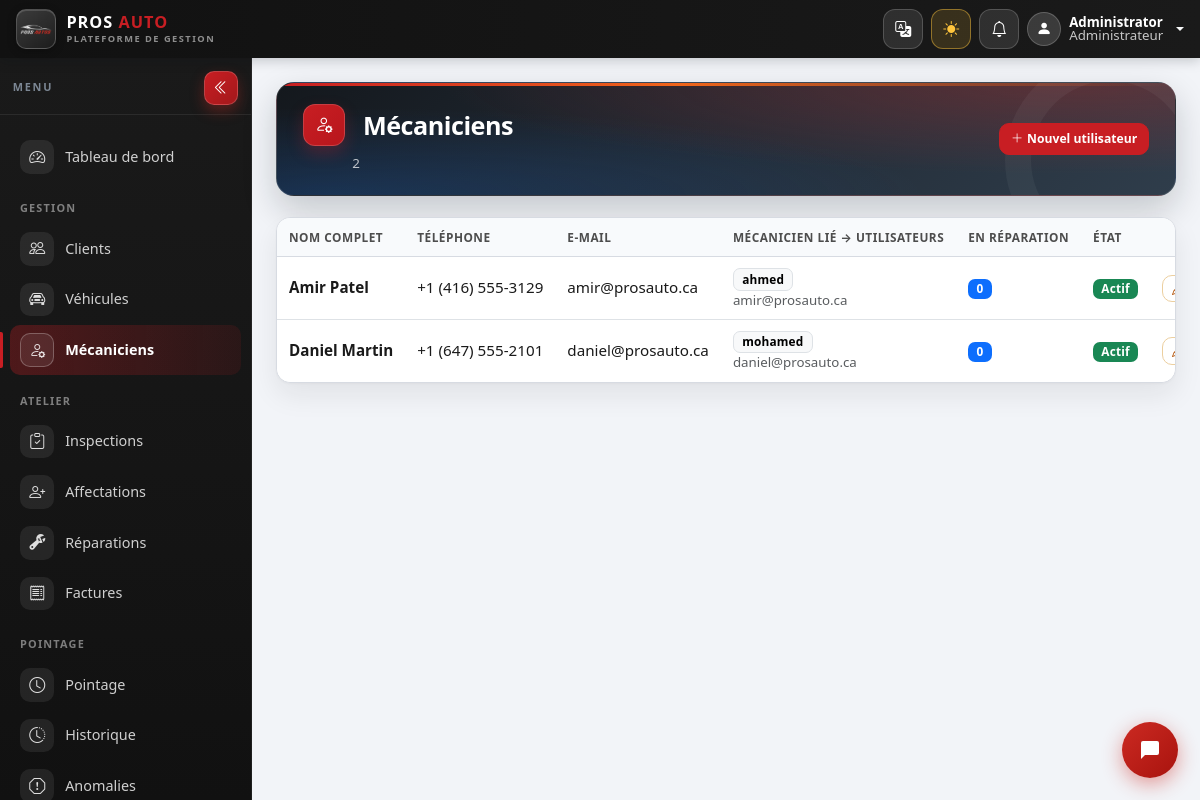
Screenshot of /admin/mechanics/index.php (signed in) with the database file from the repository.
### tables this page shows
CREATE TABLE users (
  id INT UNSIGNED NOT NULL AUTO_INCREMENT,
  full_name VARCHAR(100) NOT NULL,
  username VARCHAR(50) NOT NULL,
  nom_complet VARCHAR(150) NOT NULL DEFAULT '',
  email VARCHAR(120) NOT NULL,
  password VARCHAR(255) NOT NULL,
  role ENUM('admin','mechanic') NOT NULL DEFAULT 'mechanic',
  mechanic_id INT UNSIGNED NULL,
  is_active TINYINT(1) NOT NULL DEFAULT 1,
  last_login_at DATETIME NULL,
  created_at DATETIME NOT NULL DEFAULT CURRENT_TIMESTAMP,
  PRIMARY KEY (id),
  UNIQUE KEY uq_users_username (username),
  UNIQUE KEY uq_users_email (email),
  INDEX idx_users_role (role),
  INDEX idx_users_mechanic (mechanic_id),
  CONSTRAINT fk_users_mechanic FOREIGN KEY (mechanic_id)
    REFERENCES mechanics(id) ON DELETE SET NULL
);

CREATE TABLE mechanics (
  id INT UNSIGNED NOT NULL AUTO_INCREMENT,
  full_name VARCHAR(100) NOT NULL,
  phone VARCHAR(30) NULL,
  email VARCHAR(120) NULL,
  hire_date DATE NULL,
  is_active TINYINT(1) NOT NULL DEFAULT 1,
  created_at DATETIME NOT NULL DEFAULT CURRENT_TIMESTAMP,
  PRIMARY KEY (id),
  INDEX idx_mechanics_name (full_name),
  INDEX idx_mechanics_active (is_active)
);

### includes/functions.php (called while the page is built, shortened)
<?php
require_once __DIR__ . '/../config/config.php';
require_once __DIR__ . '/../config/database.php';
function current_lang(): string
{
    return $_SESSION['app_lang'] ?? 'fr';
}
function &lang_table(): array
{
    static $table = null;
    if ($table === null) {
        $file = __DIR__ . '/lang/' . current_lang() . '.php';
        $table = is_file($file) ? require $file : require __DIR__ . '/lang/fr.php';
    }
    return $table;
}
function t(string $key, ...$params): string
{
    $table = lang_table();
    $text = $table[$key] ?? $table['common.' . $key] ?? $key;
    return $text;
}
function e(?string $value): string
{
    return htmlspecialchars((string) $value, ENT_QUOTES, 'UTF-8');
}
function app_url(string $path = ''): string
{
    $url = app_base_url() . '/' . ltrim($path, '/');
    return $url;
}
function asset_url(string $path): string
{
    $url  = app_url($path);
    $file = __DIR__ . '/../' . ltrim($path, '/');
    $v    = is_file($file) ? (string) filemtime($file) : null;
    return $v === null ? $url : $url . '?v=' . $v;
}
function current_user(): ?array
{
    static $cachedId = null;
    static $cachedUser = null;
    $id = (int) ($_SESSION['user_id'] ?? 0);
    if ($cachedId !== $id) {
        $cachedId   = $id;
        $cachedUser = $id > 0
            ? fetch_one("SELECT * FROM users WHERE id = ? AND is_active = 1", [$id])
            : null;
    }
    return $cachedUser;
}
function is_logged_in(): bool
{
    return current_user() !== null;
}
function home_url(): string
{
    $u = current_user();
    return ($u && $u['role'] === 'admin') ? 'admin/dashboard.php' : 'mechanic/dashboard.php';
}
function locale_id(): string
{
    return current_lang() === 'fr' ? 'fr-FR' : 'en-GB';
}
function role_label(string $role): string
{
    return $role === 'admin' ? t('role.admin') : t('role.mechanic');
}

### config/config.php (called while the page is built, shortened)
<?php
function app_base_url(): string
{
    $rootFs  = str_replace('\\', '/', (string) realpath(dirname(__DIR__)));
    $docRoot = str_replace('\\', '/', (string) realpath((string) ($_SERVER['DOCUMENT_ROOT'] ?? '')));
    if ($docRoot !== '' && $rootFs !== '' && str_starts_with($rootFs, $docRoot)) {
        $base = substr($rootFs, strlen($docRoot));
        return rtrim($base, '/');
    }
    $dir = str_replace('\\', '/', dirname($_SERVER['SCRIPT_NAME'] ?? '/'));
    return $dir === '/' ? '' : $dir;
}

### config/database.php (called while the page is built, shortened)
<?php
function db(): PDO
{
    static $pdo = null;
    if ($pdo === null) {
        $dsn = 'mysql:host=' . DB_HOST . ';dbname=' . DB_NAME . ';charset=' . DB_CHARSET;
        try {
            $pdo = new PDO($dsn, DB_USER, DB_PASS, [
                PDO::ATTR_ERRMODE            => PDO::ERRMODE_EXCEPTION,
                PDO::ATTR_DEFAULT_FETCH_MODE => PDO::FETCH_ASSOC,
                PDO::ATTR_EMULATE_PREPARES   => false,
            ]);
            $pdo->exec("SET time_zone = 'SYSTEM'");
        } catch (PDOException $e) {
            http_response_code(500);
            if (APP_DEBUG) {
                exit('Erreur de connexion à la base de données : '
                    . htmlspecialchars($e->getMessage(), ENT_QUOTES, 'UTF-8')
                    . '<br>Vérifiez <code>config/database.php</code> et importez <code>database.sql</code>.');
            }
            exit('Service momentanément indisponible.');
        }
    }
    return $pdo;
}
function fetch_all(string $sql, array $params = []): array
{
    try {
        $st = db()->prepare($sql);
        $st->execute($params);
        return $st->fetchAll();
    } catch (PDOException $e) {
        if (is_missing_schema_error($e)) {
            error_log('[garage] schema missing on SELECT: ' . $e->getMessage());
            return [];
        }
        throw $e;
    }
}
function fetch_one(string $sql, array $params = [])
{
    try {
        $st = db()->prepare($sql);
        $st->execute($params);
        $row = $st->fetch();
        return $row === false ? null : $row;
    } catch (PDOException $e) {
        if (is_missing_schema_error($e)) {
            error_log('[garage] schema missing on SELECT ONE: ' . $e->getMessage());
            return null;
        }
        throw $e;
    }
}

### includes/auth.php (called while the page is built, shortened)
<?php
require_once __DIR__ . '/../config/config.php';
require_once __DIR__ . '/../config/database.php';
require_once __DIR__ . '/functions.php';
if (is_logged_in() && is_mechanic() && !ip_approved_for_user(current_user_id(), client_ip())) {
    $_SESSION = [];
    if (ini_get('session.use_cookies')) {
        $p = session_get_cookie_params();
        setcookie(session_name(), '', time() - 42000, $p['path'], $p['domain'], $p['secure'], $p['httponly'], true);
    }
    session_destroy();
    session_start();
    $_SESSION['app_lang'] = current_lang();
    header('Location: ' . app_url('auth/login.php?reason=ip_unapproved'), true, 303);
    exit;
}

### admin/mechanics/index.php (the view, shortened to what this page needs)
<?php
require_once __DIR__ . '/../../includes/auth.php';
$rows = fetch_all(
    "SELECT m.*, u.id user_id, u.username, u.email user_email, u.is_active user_active,
            (SELECT COUNT(*) FROM vehicles v WHERE v.mechanic_id = m.id AND v.status = 'en_reparation') nb_active
     FROM mechanics m
     LEFT JOIN users u ON u.mechanic_id = m.id
     ORDER BY m.full_name"
);
require __DIR__ . '/../../includes/header.php';
?>
<div class="page-title">
  <div>
    <h1><i class="bi bi-person-gear me-2 text-danger"></i><?= e(t('nav.mechanics')) ?></h1>
    <div class="subtitle"><?= count($rows) ?></div>
  </div>
  <button class="btn btn-danger" data-bs-toggle="modal" data-bs-target="#mechModal"><i class="bi bi-plus-lg me-1"></i><?= e(t('users.add')) ?></button>
</div>
<div class="card">
  <div class="table-responsive">
    <table class="table table-hover align-middle mb-0">
      <thead>
        <tr>
          <th><?= e(t('users.full_name')) ?></th><th><?= e(t('clients.phone')) ?></th><th><?= e(t('clients.email')) ?></th>
          <th><?= e(t('users.mechanic_link')) ?> → <?= e(t('nav.users')) ?></th><th><?= e(t('status.en_reparation')) ?></th>
          <th><?= e(t('common.status')) ?></th><th class="text-end"><?= e(t('common.actions')) ?></th>
        </tr>
      </thead>
      <tbody>
        <?php foreach ($rows as $m): ?>
          <tr>
            <td class="fw-semibold"><?= e($m['full_name']) ?></td>
            <td><?= e($m['phone'] ?: '—') ?></td>
            <td><?= e($m['email'] ?: '—') ?></td>
            <td>
              <?php if ($m['user_id']): ?>
                <span class="badge text-bg-light border"><?= e($m['username']) ?></span>
                <div class="small text-muted"><?= e($m['user_email']) ?></div>
              <?php else: ?>
                <span class="badge text-bg-warning"><?= e(t('common.none')) ?></span>
              <?php endif; ?>
            </td>
            <td><span class="badge text-bg-primary"><?= (int) $m['nb_active'] ?></span></td>
            <td>
              <?php if ($m['is_active']): ?>
                <span class="badge text-bg-success"><?= e(t('users.active')) ?></span>
              <?php else: ?>
                <span class="badge text-bg-secondary"><?= e(t('users.inactive')) ?></span>
              <?php endif; ?>
            </td>
            <td class="text-end text-nowrap">
              <button class="btn btn-outline-warning" type="button"
                      data-bs-toggle="modal" data-bs-target="#mechModal"
                      data-id="<?= (int) $m['id'] ?>" data-name="<?= e($m['full_name']) ?>"
                      data-phone="<?= e($m['phone'] ?? '') ?>" data-email="<?= e($m['email'] ?? '') ?>"
                      data-hire_date="<?= e($m['hire_date'] ?? '') ?>"
                      data-active="<?= (int) $m['is_active'] ?>">
                <i class="bi bi-pencil"></i>
              </button>
            </td>
          </tr>
        <?php endforeach; ?>
      </tbody>
    </table>
  </div>
</div>
<?php require __DIR__ . '/../../includes/footer.php'; ?>

### includes/header.php (shortened to what this page needs)
<?php
$u = current_user();
?><!doctype html>
<html lang="<?= e(current_lang()) ?>">
<head>
<link rel="stylesheet" href="<?= e(asset_url('assets/vendor/bootstrap/bootstrap.min.css')) ?>">
<link rel="stylesheet" href="<?= e(asset_url('assets/vendor/bootstrap-icons/bootstrap-icons.css')) ?>">
<link rel="stylesheet" href="<?= e(asset_url('assets/css/style.css')) ?>">
</head>
<body class="app-body" data-locale="<?= e(locale_id()) ?>">
<nav class="navbar navbar-dark app-navbar sticky-top">
  <div class="container-fluid px-3">
    <a class="navbar-brand brand-block" href="<?= e(app_url(home_url())) ?>">
      <span class="brand-logo-wrap">
        <img src="<?= e(app_url('assets/images/logo.png')) ?>" alt="PROS AUTO" class="brand-logo">
      </span>
      <span class="brand-text d-none d-sm-flex">
        <span class="brand-name">PROS <strong>AUTO</strong></span>
        <span class="brand-tagline"><?= e(t('app.tagline')) ?></span>
      </span>
    </a>
    <div class="d-flex align-items-center gap-2 ms-auto">
      <div class="dropdown">
        <button class="icon-btn" type="button" data-bs-toggle="dropdown" aria-expanded="false"
                aria-label="<?= e(t('nav.language')); ?>" title="<?= e(t('nav.language')); ?>">
          <i class="bi bi-translate"></i>
        </button>
      </div>
      <button id="themeToggle" class="icon-btn" type="button" aria-label="<?= e(t('nav.theme')); ?>" title="<?= e(t('nav.theme')); ?>">
        <i class="bi theme-icon bi-moon"></i>
      </button>
      <?php if ($u): ?>
      <div class="notif-wrap position-relative">
        <button type="button" class="icon-btn notif-trigger" id="notifTrigger"
                aria-expanded="false" aria-haspopup="true" aria-controls="notifDropdown"
                aria-label="<?= e(t('nav.notifications')); ?>" title="<?= e(t('nav.notifications')); ?>">
          <i class="bi bi-bell"></i>
        </button>
      </div>
      <div class="dropdown">
        <a class="d-flex align-items-center gap-2 text-light text-decoration-none dropdown-toggle user-menu" data-bs-toggle="dropdown" href="#" role="button" aria-expanded="false">
          <span class="user-avatar"><i class="bi bi-person-fill"></i></span>
          <span class="d-none d-md-inline">
            <span class="d-block small fw-semibold lh-1"><?= e($u['full_name']) ?></span>
            <span class="d-block small opacity-75 lh-1"><?= e(role_label($u['role'])) ?></span>
          </span>
        </a>
      </div>
      <?php endif; ?>
    </div>
  </div>
</nav>
<div class="app-wrapper d-flex">
<?php require __DIR__ . '/sidebar.php'; ?>
<main class="flex-grow-1 main-content">
<div class="content-inner px-3 px-lg-4 py-4">

### includes/sidebar.php (shortened to what this page needs)
<?php
$u = current_user();
$current = str_replace('\\', '/', $_SERVER['SCRIPT_NAME'] ?? '');
function nav_item(string $url, string $icon, string $label, string $current, int $badge = 0): string
{
    $active = str_contains($current, $url) ? 'active' : '';
    $b = $badge > 0 ? '<span class="nav-badge">' . $badge . '</span>' : '';
    return '<a class="nav-link ' . $active . '" href="' . e(app_url($url)) . '" data-tip="' . e($label) . '" aria-label="' . e($label) . '">'
         . '<span class="nav-ico"><i class="bi bi-' . $icon . '"></i></span><span class="nav-txt">' . e($label) . '</span>' . $b . '</a>';
}
function nav_section(string $label, string $current): string
{
    return '<div class="nav-section"><span class="nav-section-txt">' . e($label) . '</span><span class="nav-section-dot" aria-hidden="true"></span></div>';
}
?>
<aside class="app-sidebar">
  <div class="sidebar-top">
    <span class="sidebar-top-label"><?= e(t('nav.menu')); ?></span>
    <button id="sidebarReduce" class="sidebar-rail-btn" type="button" aria-label="<?= e(t('common.reduce')); ?>" data-tip-expand="<?= e(t('nav.expand')); ?>" data-tip-reduce="<?= e(t('common.reduce')); ?>">
      <i class="bi bi-chevron-double-left"></i>
    </button>
  </div>
  <nav class="sidebar-nav">
    <?php if ($u && $u['role'] === 'admin'): ?>
      <?= nav_item('admin/dashboard.php', 'speedometer2', t('nav.dashboard'), $current) ?>
      <?= nav_section(t('nav.section_management'), $current) ?>
      <?= nav_item('admin/clients/index.php', 'people', t('nav.clients'), $current) ?>
      <?= nav_item('admin/vehicles/index.php', 'car-front', t('nav.vehicles'), $current) ?>
      <?= nav_item('admin/mechanics/index.php', 'person-gear', t('nav.mechanics'), $current) ?>
      <?= nav_section(t('nav.section_workshop'), $current) ?>
      <?= nav_item('admin/inspections/index.php', 'clipboard-check', t('nav.inspections'), $current) ?>
      <?= nav_item('admin/assignments/index.php', 'person-plus', t('nav.assignments'), $current) ?>
      <?= nav_item('admin/repairs/index.php', 'wrench-adjustable', t('nav.repairs'), $current) ?>
      <?= nav_item('admin/factures/index.php', 'receipt', t('nav.factures'), $current) ?>
      <?= nav_section(t('nav.section_time'), $current) ?>
      <?= nav_item('admin/attendance/index.php', 'clock', t('nav.attendance'), $current) ?>
      <?= nav_item('admin/attendance/history.php', 'clock-history', t('att.history'), $current) ?>
      <?= nav_item('admin/attendance/anomalies.php', 'exclamation-octagon', t('nav.anomalies'), $current) ?>
    <?php endif; ?>
  </nav>
</aside>

### includes/footer.php (shortened to what this page needs)
</div>
</main>
</div>
<?php require __DIR__ . '/chat_widget.php'; ?>
</body>
</html>

### includes/chat_widget.php (shortened to what this page needs)
<div id="chatBtn" title="Ouvrir le chat" aria-label="Ouvrir le chat">
    <svg viewBox="0 0 24 24" xmlns="http://www.w3.org/2000/svg">
        <path d="M21 15a2 2 0 0 1-2 2H7l-4 4V5a2 2 0 0 1 2-2h14a2 2 0 0 1 2 2z" fill="currentColor" stroke="none" />
        <circle cx="12" cy="13" r="2.5" fill="none" stroke="currentColor" stroke-width="2" />
    </svg>
</div>

### rows the page displays
users: full_name "Administrator", role "Administrateur"
users: mechanic.full_name "Amir Patel", mechanic.phone "+1 (416) 555-3129", mechanic.email "amir@prosauto.ca", username "ahmed", email "amir@prosauto.ca", nb_active "0"
users: mechanic.full_name "Daniel Martin", mechanic.phone "+1 (647) 555-2101", mechanic.email "daniel@prosauto.ca", username "mohamed", email "daniel@prosauto.ca", nb_active "0"

### other values shown
t('app.tagline') "PLATEFORME DE GESTION"
t('nav.menu') "MENU"
$label "Tableau de bord Clients Véhicules Mécaniciens Inspections Affectations Réparations Factures Pointage Historique Anomalies"
$label "GESTION ATELIER POINTAGE"
t('nav.mechanics') "Mécaniciens"
count($rows) "2"
t('users.add') "Nouvel utilisateur"
t('users.full_name') "NOM COMPLET"
t('clients.phone') "TÉLÉPHONE"
t('clients.email') "E-MAIL"
t('users.mechanic_link') "MÉCANICIEN LIÉ"
t('nav.users') "UTILISATEURS"
t('status.en_reparation') "EN RÉPARATION"
t('common.status') "ÉTAT"
